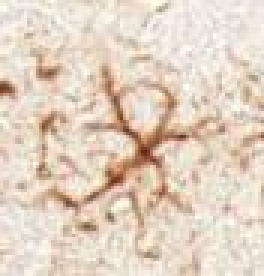
#> input picture large/3_5.jpg, 88 x 92 px (shown 3 times larger)
$ jupyter execute --allow-errors 'sholl analysis.ipynb'   (older library calls are emulated)
#> lines starting #> are read from the running program, lines starting #| are printed output that depends on the picture; after the words box and inside, x2 and y2 are one past the last pixel; in counts of white or black regions, pixels touching at a corner belong together
[cell 1]
import skimage
import sklearn
import scipy
import numpy as np

import skimage.io as io
from collections import defaultdict
import math
import matplotlib.pyplot as plt
import csv
import copy
import os
import pylab as pl
from matplotlib import collections as mc
from math import sqrt
from skimage.feature import blob_dog, blob_log, blob_doh
from skimage.segmentation import clear_border
from skimage.measure import label, regionprops
from skimage.morphology import closing, square, remove_small_objects
import matplotlib.patches as mpatches

[cell 2]
# smoothing
# contrast enhancement filters
# segmentation?

# if do skeleton stats all over again after deleting isolated loop pixels,
# so as to correct for junction/slab points again

[cell 3]
from skimage.filters import threshold_otsu, threshold_local, threshold_minimum, threshold_mean, threshold_triangle, try_all_threshold
from skimage.util import invert

[cell 4]
# os.chdir("/home/user/Desktop")

[cell 5]
def plot(astrocyte_skeleton, cell_pixel_coordinates, color):
    fig, ax = plt.subplots(figsize=(4, 4))
    ax.set_title('path')
    ax.imshow(astrocyte_skeleton, interpolation='nearest')

    for i in cell_pixel_coordinates:
        c = plt.Circle((i[1], i[0]), 0.5, color=color)
        ax.add_patch(c)

    ax.set_axis_off()
    plt.tight_layout()
    plt.show()

def distance(P1, P2):
    """
    computing the distance between 2 points
    """
    return ((P1[0] - P2[0])**2 + (P1[1] - P2[1])**2) ** 0.5

[cell 6]
# [5 lines of commented-out code are left out]
cell_image = io.imread("large/3_5.jpg")
#> cell_image is the input picture: shape (92, 88, 3); mean R, G, B 226.9, 209.9, 193.5
# cell_image = io.imread("pca data/tgf3.tif")

# section[51:70, 30:60] = section[1:20, 2:32]
# io.imshow(section)

gray_cell_image = skimage.color.rgb2gray(cell_image)
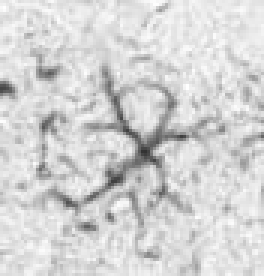
#> gray_cell_image: shape (92, 88) float64 (shown 3 times larger); min 0.198, max 0.997, mean 0.833

## Filters

[cell 7]
from skimage import filters
from scipy import ndimage as ndi
from skimage import img_as_float

def imshow_all(*images, titles=None):
    images = [img_as_float(img) for img in images]

    if titles is None:
        titles = [''] * len(images)
    vmin = min(map(np.min, images))
    vmax = max(map(np.max, images))
    ncols = len(images)
    height = 5
    width = height * len(images)
    fig, axes = plt.subplots(nrows=1, ncols=ncols,
                             figsize=(width, height))
    for ax, img, label in zip(axes.ravel(), images, titles):
        ax.imshow(img, vmin=vmin, vmax=vmax)
        ax.set_title(label)


mean_kernel = np.full((3, 3), 1/9)

bright_square = gray_cell_image
smooth_mean = ndi.correlate(bright_square, mean_kernel)
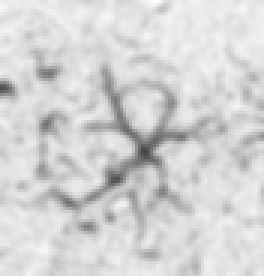
#> smooth_mean: shape (92, 88) float64 (shown 3 times larger); min 0.26, max 0.979, mean 0.833
sigma = 1
smooth = filters.gaussian(bright_square, sigma)

fig, ax = plt.subplots(figsize=(4, 4))
ax.imshow(smooth)
plt.show()

# imshow_all(bright_square, smooth_mean, smooth,
#            titles=['original', 'result of mean filter', 'result of gaussian filter'])

## Entropy and Complexity

[cell 8]
import shearlexity
from FFST import shearletTransformSpect

#> (a cell that did not finish here is left out)

[cell 10]
from skimage.filters.rank import entropy
from skimage.morphology import disk

ent = entropy(gray_cell_image, disk(3))
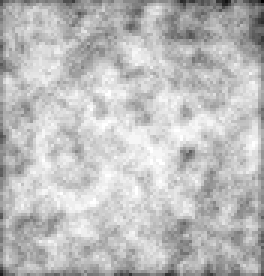
#> ent: shape (92, 88) float64 (shown 3 times larger); min 2.66, max 4.86, mean 4.3; drawn with min black and max white
io.imshow(ent)
io.show()

## Soma Detection

[cell 11]
fig, ax = plt.subplots(figsize=(4, 4))
ax.set_title('Laplacian of Gaussian')
ax.imshow(cell_image, interpolation='nearest')

#> (the rest of this cell did not finish here and is left out)

#> (a cell that did not finish here is left out)

#> (a cell that did not finish here is left out)

## Thresholding

[cell 14]
binary_global = gray_cell_image > threshold_otsu(gray_cell_image)
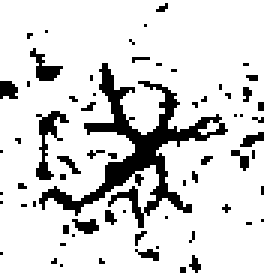
#> binary_global: shape (92, 88) bool (shown 3 times larger); 84.9% white; 66 black regions (60 under 20 px), largest, box (x1, y1, x2, y2) and area: (13, 21, 76, 76) 737, (12, 37, 23, 60) 89, (10, 16, 21, 27) 51, (0, 27, 6, 33) 30, (24, 73, 33, 78) 29, (80, 44, 88, 49) 23

block_size = 21
binary_adaptive = gray_cell_image > threshold_local(gray_cell_image, block_size, offset=0)
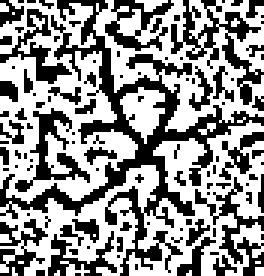
#> binary_adaptive: shape (92, 88) bool (shown 3 times larger); 57.5% white; black in thin lines or dots

fig, axes = plt.subplots(ncols=4, figsize=(12, 2.5))
ax = axes.ravel()
ax[0] = plt.subplot(1, 4, 1)
ax[1] = plt.subplot(1, 4, 2)
ax[2] = plt.subplot(1, 4, 3, sharex=ax[0], sharey=ax[0])
ax[3] = plt.subplot(1, 4, 4, sharex=ax[0], sharey=ax[0])

ax[0].imshow(gray_cell_image, cmap=plt.cm.gray)
ax[0].set_title('Original')
ax[0].axis('off')

ax[1].hist(gray_cell_image.ravel(), bins=256)
ax[1].set_title('Histogram')
ax[1].axvline(threshold_otsu(gray_cell_image), color='r')

ax[2].imshow(binary_global, cmap=plt.cm.gray)
ax[2].set_title('Global thresholding')
ax[2].axis('off')

ax[3].imshow(binary_adaptive, cmap=plt.cm.gray)
ax[3].set_title('Adaptive thresholding')
ax[3].axis('off')

plt.show()
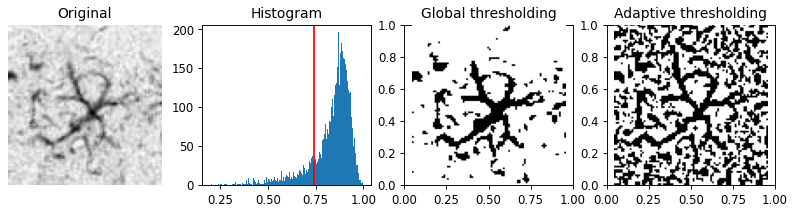
#> figure drawn by matplotlib, 4 panels; panel 2: tallest bar 196 high, from x = 0.869 to 0.873

[cell 15]
fig, ax = try_all_threshold(gray_cell_image, figsize=(10, 8), verbose=False)
plt.show()
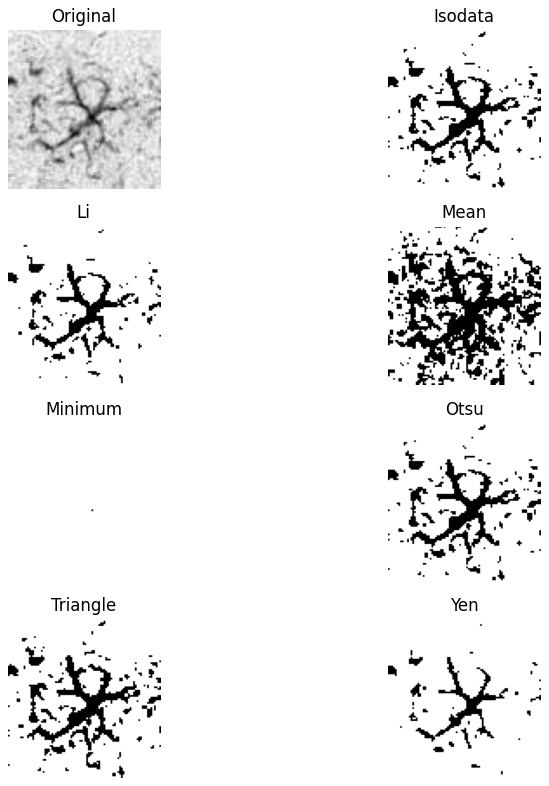
#> figure drawn by matplotlib, 8 panels

$ run again, with small/1_11.jpg copied over large/3_5.jpg
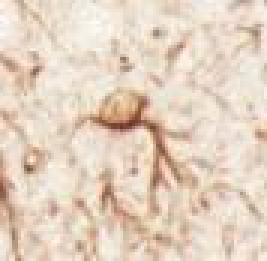
#> input picture small/1_11.jpg, 89 x 87 px (shown 3 times larger)
#> cell_image is the input picture: shape (87, 89, 3); mean R, G, B 228.5, 209.6, 192
#> `binary_global = gray_cell_image > threshold_otsu(gray_cell_image)`:
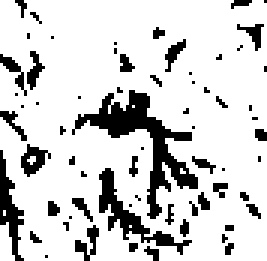
#> binary_global: shape (87, 89) bool (shown 3 times larger); 82.1% white; 66 black regions (54 under 20 px), largest, box (x1, y1, x2, y2) and area: (24, 30, 66, 73) 447, (33, 56, 64, 85) 193, (0, 50, 8, 87) 126
#> binary_adaptive: shape (87, 89) bool; 59.7% white; 82 black regions (54 under 20 px), largest, box (x1, y1, x2, y2) and area: (11, 25, 81, 73) 674, (32, 48, 69, 87) 355, (61, 7, 86, 41) 236
#> `plt.show()`:
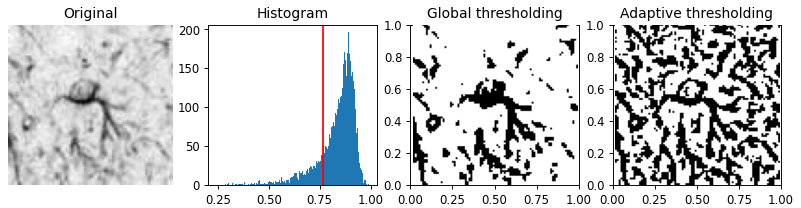
#> figure drawn by matplotlib, 4 panels; panel 2: tallest bar 196 high, from x = 0.889 to 0.892

$ run again, with large/3_17.jpg copied over large/3_5.jpg
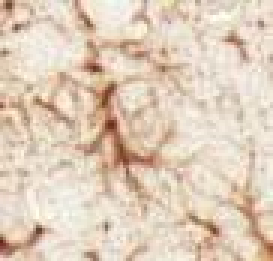
#> input picture large/3_17.jpg, 91 x 87 px (shown 3 times larger)
#> cell_image is the input picture: shape (87, 91, 3); mean R, G, B 224.2, 205.2, 186
#> `binary_global = gray_cell_image > threshold_otsu(gray_cell_image)`:
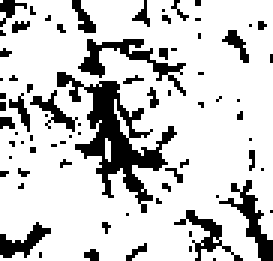
#> binary_global: shape (87, 91) bool (shown 3 times larger); 80.1% white; 75 black regions (64 under 20 px), largest, box (x1, y1, x2, y2) and area: (19, 24, 59, 71) 551, (26, 13, 62, 32) 174, (73, 60, 91, 87) 137
#> binary_adaptive: shape (87, 91) bool; 59.5% white; black in thin lines or dots
#> `plt.show()`:
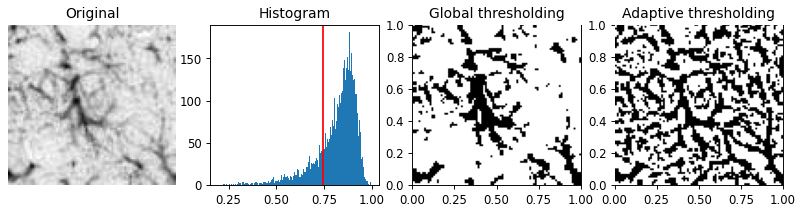
#> figure drawn by matplotlib, 4 panels; panel 2: tallest bar 181 high, from x = 0.882 to 0.885

$ run again, with large/2_2.jpg copied over large/3_5.jpg
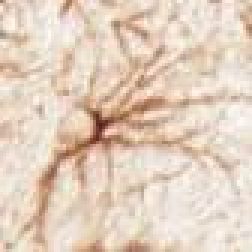
#> input picture large/2_2.jpg, 84 x 84 px (shown 3 times larger)
#> cell_image is the input picture: shape (84, 84, 3); mean R, G, B 227, 207.3, 189.8
#> binary_global: shape (84, 84) bool; 81.7% white; 48 black regions (39 under 20 px), largest, box (x1, y1, x2, y2) and area: (7, 15, 72, 82) 846, (37, 3, 52, 18) 76, (38, 80, 51, 84) 36
#> binary_adaptive: shape (84, 84) bool; 58.1% white; 68 black regions (48 under 20 px), largest, box (x1, y1, x2, y2) and area: (0, 0, 84, 84) 2027, (0, 38, 14, 55) 93, (0, 28, 16, 40) 69
#> `plt.show()`:
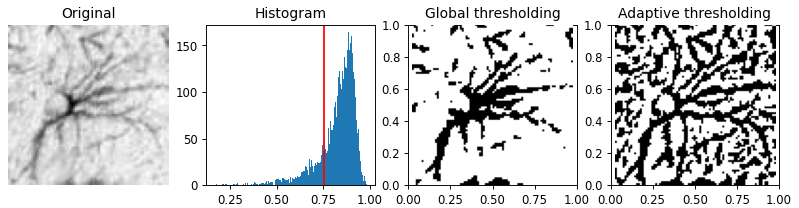
#> figure drawn by matplotlib, 4 panels
